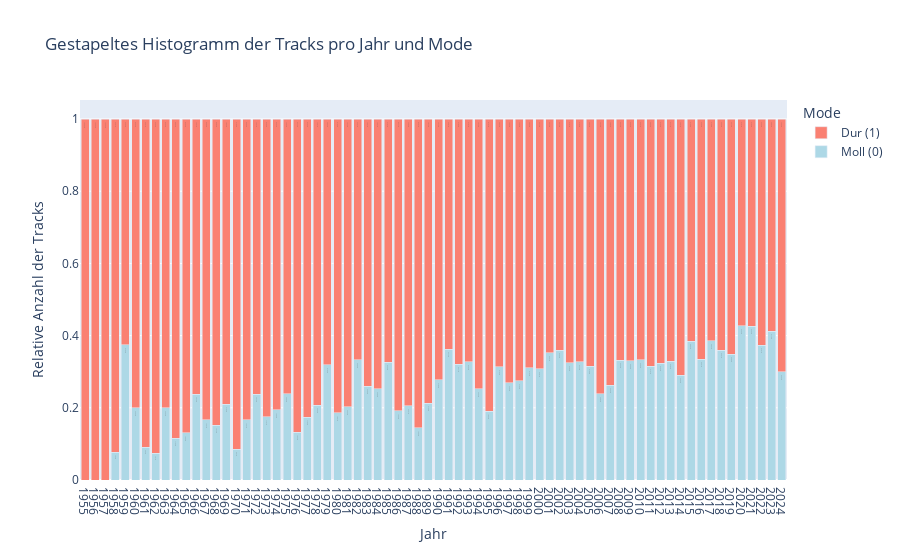

Source (notebook cell):
### Markdown cell above
Hier sehen wir, dass die meisten Stücke in Dur geschrieben sind. Es sieht aus, als ob Moll aber im Laufe der Jahre zunimmt. Schauen wir uns das in einem relativen Diagramm an:

### Code cell
import pandas as pd
import plotly.graph_objects as go

# Zähle die Anzahl der Tracks pro Jahr und Mode
hist_data = df1.groupby(['Release Year', 'Mode']).size().unstack(fill_value=0)

# Berechne die relativen Werte
relative_data = hist_data.div(hist_data.sum(axis=1), axis=0)

# Erstelle das gestapelte Histogramm
fig = go.Figure()

# Füge die Spuren für jeden Modus hinzu
for mode in relative_data.columns:
    fig.add_trace(go.Bar(
        x=relative_data.index,
        y=relative_data[mode],
        name='Dur (1)' if mode == 1 else 'Moll (0)',
        hoverinfo='y+text',
        text=relative_data[mode].apply(lambda x: f'{x:.2%}'),  # Zeige relative Werte in Prozent an
        marker=dict(color='lightblue' if mode == 0 else 'salmon')
    ))

# Aktualisiere das Layout
fig.update_layout(
    title='Gestapeltes Histogramm der Tracks pro Jahr und Mode',
    xaxis_title='Jahr',
    yaxis_title='Relative Anzahl der Tracks',
    barmode='stack',
    legend_title='Mode',
    xaxis=dict(tickmode='linear'),
)

# Zeige die Grafik an
fig.show()

### Figure 1 — Plotly figure (JSON) as saved in the notebook; plotly's stock layout.template omitted (floating-point values rounded to 4 significant figures)
{"data": [{"hoverinfo": "y+text", "marker": {"color": "lightblue"}, "name": "Moll (0)", "text": ["0.00%", "0.00%", "0.00%", "7.69%", "37.50%", "20.00%", "9.09%", "7.41%", "20.00%", "11.54%", "13.04%", "23.73%", "16.67%", "15.15%", "21.05%", "8.57%", "16.67%", "23.73%", "17.57%", "19.44%", "23.94%", "13.25%", "17.44%", "20.69%", "31.94%", "18.57%", "20.25%", "33.33%", "26.03%", "25.33%", "32.63%", "19.23%", "20.61%", "14.53%", "21.28%", "27.84%", "36.19%", "32.11%", "32.69%", "25.26%", "18.99%", "31.34%", "26.95%", "27.44%", "31.06%", "30.81%", "35.21%", "35.90%", "32.49%", "32.70%", "31.48%", "23.85%", "26.20%", "33.24%", "33.08%", "33.33%", "31.47%", "32.40%", "32.89%", "29.03%", "38.42%", "33.51%", "38.62%", "35.91%", "34.88%", "42.69%", "42.65%", "37.31%", "41.18%", "30.00%"], "type": "bar", "x": [1955, 1956, 1957, 1958, 1959, 1960, 1961, 1962, 1963, 1964, 1965, 1966, 1967, 1968, 1969, 1970, 1971, 1972, 1973, 1974, 1975, 1976, 1977, 1978, 1979, 1980, 1981, 1982, 1983, 1984, 1985, 1986, 1987, 1988, 1989, 1990, 1991, 1992, 1993, 1994, 1995, 1996, 1997, 1998, 1999, 2000, 2001, 2002, 2003, 2004, 2005, 2006, 2007, 2008, 2009, 2010, 2011, 2012, 2013, 2014, 2015, 2016, 2017, 2018, 2019, 2020, 2021, 2022, 2023, 2024], "y": [0.0, 0.0, 0.0, 0.07692, 0.375, 0.2, 0.09091, 0.07407, 0.2, 0.1154, 0.1304, 0.2373, 0.1667, 0.1515, 0.2105, 0.08571, 0.1667, 0.2373, 0.1757, 0.1944, 0.2394, 0.1325, 0.1744, 0.2069, 0.3194, 0.1857, 0.2025, 0.3333, 0.2603, 0.2533, 0.3263, 0.1923, 0.2061, 0.1453, 0.2128, 0.2784, 0.3619, 0.3211, 0.3269, 0.2526, 0.1899, 0.3134, 0.2695, 0.2744, 0.3106, 0.3081, 0.3521, 0.359, 0.3249, 0.327, 0.3148, 0.2385, 0.262, 0.3324, 0.3308, 0.3333, 0.3147, 0.324, 0.3289, 0.2903, 0.3842, 0.3351, 0.3862, 0.3591, 0.3488, 0.4269, 0.4265, 0.3731, 0.4118, 0.3]}, {"hoverinfo": "y+text", "marker": {"color": "salmon"}, "name": "Dur (1)", "text": ["100.00%", "100.00%", "100.00%", "92.31%", "62.50%", "80.00%", "90.91%", "92.59%", "80.00%", "88.46%", "86.96%", "76.27%", "83.33%", "84.85%", "78.95%", "91.43%", "83.33%", "76.27%", "82.43%", "80.56%", "76.06%", "86.75%", "82.56%", "79.31%", "68.06%", "81.43%", "79.75%", "66.67%", "73.97%", "74.67%", "67.37%", "80.77%", "79.39%", "85.47%", "78.72%", "72.16%", "63.81%", "67.89%", "67.31%", "74.74%", "81.01%", "68.66%", "73.05%", "72.56%", "68.94%", "69.19%", "64.79%", "64.10%", "67.51%", "67.30%", "68.52%", "76.15%", "73.80%", "66.76%", "66.92%", "66.67%", "68.53%", "67.60%", "67.11%", "70.97%", "61.58%", "66.49%", "61.38%", "64.09%", "65.12%", "57.31%", "57.35%", "62.69%", "58.82%", "70.00%"], "type": "bar", "x": [1955, 1956, 1957, 1958, 1959, 1960, 1961, 1962, 1963, 1964, 1965, 1966, 1967, 1968, 1969, 1970, 1971, 1972, 1973, 1974, 1975, 1976, 1977, 1978, 1979, 1980, 1981, 1982, 1983, 1984, 1985, 1986, 1987, 1988, 1989, 1990, 1991, 1992, 1993, 1994, 1995, 1996, 1997, 1998, 1999, 2000, 2001, 2002, 2003, 2004, 2005, 2006, 2007, 2008, 2009, 2010, 2011, 2012, 2013, 2014, 2015, 2016, 2017, 2018, 2019, 2020, 2021, 2022, 2023, 2024], "y": [1.0, 1.0, 1.0, 0.9231, 0.625, 0.8, 0.9091, 0.9259, 0.8, 0.8846, 0.8696, 0.7627, 0.8333, 0.8485, 0.7895, 0.9143, 0.8333, 0.7627, 0.8243, 0.8056, 0.7606, 0.8675, 0.8256, 0.7931, 0.6806, 0.8143, 0.7975, 0.6667, 0.7397, 0.7467, 0.6737, 0.8077, 0.7939, 0.8547, 0.7872, 0.7216, 0.6381, 0.6789, 0.6731, 0.7474, 0.8101, 0.6866, 0.7305, 0.7256, 0.6894, 0.6919, 0.6479, 0.641, 0.6751, 0.673, 0.6852, 0.7615, 0.738, 0.6676, 0.6692, 0.6667, 0.6853, 0.676, 0.6711, 0.7097, 0.6158, 0.6649, 0.6138, 0.6409, 0.6512, 0.5731, 0.5735, 0.6269, 0.5882, 0.7]}], "layout": {"autosize": true, "barmode": "stack", "legend": {"title": {"text": "Mode"}}, "title": {"text": "Gestapeltes Histogramm der Tracks pro Jahr und Mode"}, "xaxis": {"autorange": true, "range": [1954.0, 2024.0], "tickmode": "linear", "title": {"text": "Jahr"}, "type": "linear"}, "yaxis": {"autorange": true, "range": [0, 1.053], "title": {"text": "Relative Anzahl der Tracks"}, "type": "linear"}}}
